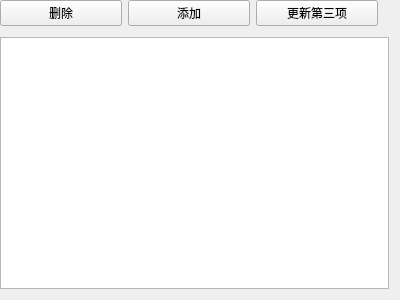
<?xml version="1.0" encoding="UTF-8"?>
<ui version="4.0">
 <class>Widget</class>
 <widget class="QWidget" name="Widget">
  <property name="geometry">
   <rect>
    <x>0</x>
    <y>0</y>
    <width>400</width>
    <height>300</height>
   </rect>
  </property>
  <property name="windowTitle">
   <string>QlistView 简单应用https://blog.csdn.net/yifanmoon/article/details/80495293</string>
  </property>
  <layout class="QVBoxLayout" name="verticalLayout">
   <property name="spacing">
    <number>0</number>
   </property>
   <property name="leftMargin">
    <number>0</number>
   </property>
   <property name="topMargin">
    <number>0</number>
   </property>
   <item>
    <widget class="QWidget" name="widget" native="true">
     <layout class="QHBoxLayout" name="horizontalLayout">
      <property name="leftMargin">
       <number>0</number>
      </property>
      <property name="topMargin">
       <number>0</number>
      </property>
      <item>
       <widget class="QPushButton" name="delRow">
        <property name="text">
         <string>删除</string>
        </property>
       </widget>
      </item>
      <item>
       <widget class="QPushButton" name="addRow">
        <property name="text">
         <string>添加</string>
        </property>
       </widget>
      </item>
      <item>
       <widget class="QPushButton" name="updateThd">
        <property name="text">
         <string>更新第三项</string>
        </property>
       </widget>
      </item>
     </layout>
    </widget>
   </item>
   <item>
    <widget class="QListView" name="listView"/>
   </item>
  </layout>
 </widget>
 <layoutdefault spacing="6" margin="11"/>
 <resources/>
 <connections/>
</ui>
